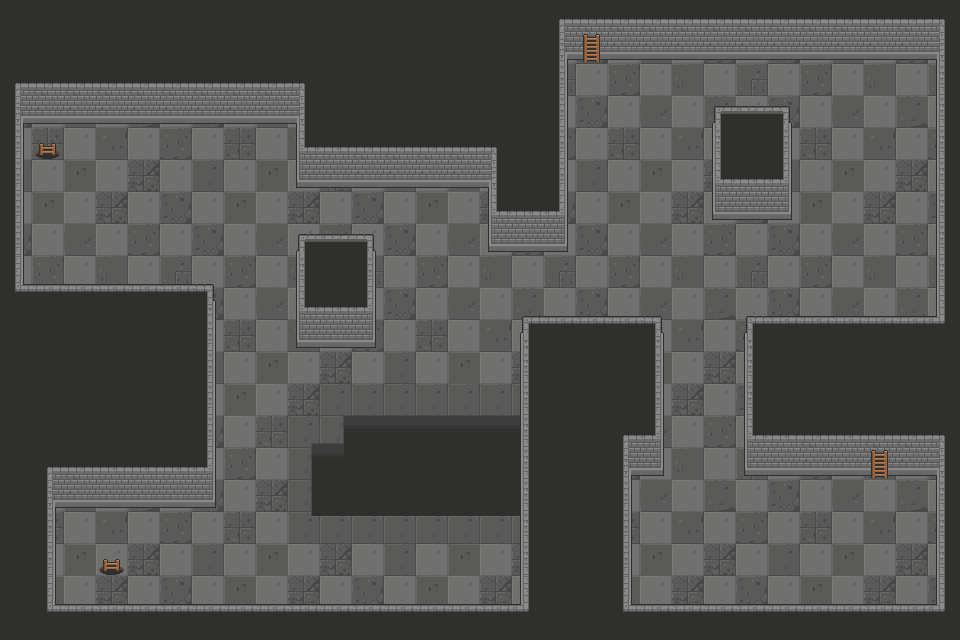

This is a level from a 2D game, rendered from its Tiled map with the project's own tilesets. A one-line summary and the complete map file follow:
An orthogonal 30x20 tile map with 32x32 px tiles, 3 tile layers (floor, walls, props) and 20 objects (Player, Door).

<map version="1.9" tiledversion="1.9.0" orientation="orthogonal" renderorder="right-down" width="30" height="20" tilewidth="32" tileheight="32" infinite="0" nextlayerid="7" nextobjectid="23">
 <tileset firstgid="1" source="../tilesets/Dungeon_Tileset.tsx" />
 <layer id="4" name="floor" width="30" height="20">
  <data encoding="csv">
96,91,96,93,96,105,96,91,96,93,96,105,96,91,96,93,96,105,96,91,96,93,96,105,96,91,96,93,96,105,
105,96,107,96,110,96,105,96,107,96,110,96,105,96,107,96,110,96,105,96,107,96,110,96,105,96,107,96,110,96,
96,90,96,92,96,94,96,90,96,92,96,94,96,90,96,92,96,94,96,90,96,92,96,94,96,90,96,92,96,94,
105,96,107,96,109,96,105,96,107,96,109,96,105,96,107,96,109,96,105,96,107,96,109,96,105,96,107,96,109,96,
96,106,96,108,96,110,96,106,96,108,96,110,96,106,96,108,96,110,96,106,96,108,96,110,96,106,96,108,96,110,
89,96,91,96,93,96,89,96,91,96,93,96,89,96,91,96,93,96,89,96,91,96,93,96,89,96,91,96,93,96,
96,91,96,93,96,105,96,91,96,93,96,105,96,91,96,93,96,105,96,91,96,93,96,105,96,91,96,93,96,105,
105,96,107,96,110,96,105,96,107,96,110,96,105,96,107,96,110,96,105,96,107,96,110,96,105,96,107,96,110,96,
96,90,96,92,96,94,96,90,96,92,96,94,96,90,96,92,96,94,96,90,96,92,96,94,96,90,96,92,96,94,
105,96,107,96,109,96,105,96,107,96,109,96,105,96,107,96,109,96,105,96,107,96,109,96,105,96,107,96,109,96,
96,106,96,108,96,110,96,106,96,108,96,110,96,106,96,108,96,110,96,106,96,108,96,110,96,106,96,108,96,110,
89,96,91,96,93,96,89,96,91,96,93,96,89,96,91,96,93,96,89,96,91,96,93,96,89,96,91,96,93,96,
96,91,96,93,96,105,96,91,96,93,134,135,136,137,138,137,138,105,96,91,96,93,96,105,96,91,96,93,96,105,
105,96,107,96,110,96,105,96,106,214,215,216,216,216,216,216,216,96,105,96,107,96,110,96,105,96,107,96,110,96,
96,90,96,92,96,94,96,90,96,230,231,232,232,232,232,232,232,94,96,90,96,92,96,94,96,90,96,92,96,94,
105,96,107,96,109,96,105,96,93,166,232,232,232,232,232,232,232,96,105,96,107,96,109,96,105,96,107,96,109,96,
96,106,96,108,96,110,96,106,96,199,178,179,178,179,178,179,180,110,96,106,96,108,96,110,96,106,96,108,96,110,
89,96,91,96,93,96,89,96,91,96,93,96,89,96,91,96,93,96,89,96,91,96,93,96,89,96,91,96,93,96,
96,91,96,93,96,105,96,91,96,93,96,105,96,91,96,93,96,105,96,91,96,93,96,105,96,91,96,93,96,105,
105,96,107,96,110,96,105,96,107,96,110,96,105,96,107,96,110,96,105,96,107,96,110,96,105,96,107,96,110,96
</data>
 </layer>
 <layer id="2" name="walls" width="30" height="20">
  <data encoding="csv">
18,18,18,18,18,18,18,18,18,18,18,18,18,18,18,18,18,4,5,5,5,5,5,5,5,5,5,5,5,6,
18,18,18,18,18,18,18,18,18,18,18,18,18,18,18,18,18,20,21,21,21,21,21,21,21,21,21,21,21,22,
4,5,5,5,5,5,5,5,5,6,18,18,18,18,18,18,18,19,0,0,0,0,0,0,0,0,0,0,0,17,
20,21,21,21,21,21,21,21,21,22,18,18,18,18,18,18,18,19,0,0,0,0,1,2,3,0,0,0,0,17,
19,0,0,0,0,0,0,0,0,33,34,5,5,5,5,6,18,19,0,0,0,0,17,18,19,0,0,0,0,17,
19,0,0,0,0,0,0,0,0,49,50,21,21,21,21,22,18,19,0,0,0,0,33,34,35,0,0,0,0,17,
19,0,0,0,0,0,0,0,0,0,0,0,0,0,0,33,34,35,0,0,0,0,49,50,51,0,0,0,0,17,
19,0,0,0,0,0,0,0,0,1,2,3,0,0,0,49,50,51,0,0,0,0,0,0,0,0,0,0,0,17,
36,37,37,37,37,37,98,0,0,17,18,19,0,0,0,0,0,0,0,0,0,0,0,0,0,0,0,0,0,17,
52,53,53,53,53,53,114,0,0,33,34,35,0,0,0,0,99,37,37,37,98,0,0,99,37,37,37,37,37,38,
18,18,18,18,18,18,19,0,0,49,50,51,0,0,0,0,115,53,53,53,114,0,0,115,53,53,53,53,53,54,
18,18,18,18,18,18,19,0,0,0,0,0,0,0,0,0,17,18,18,18,19,0,0,17,18,18,18,18,18,18,
18,18,18,18,18,18,19,0,0,0,0,0,0,0,0,0,17,18,18,18,19,0,0,17,18,18,18,18,18,18,
18,18,18,18,18,18,19,0,0,0,0,0,0,0,0,0,17,18,18,4,35,0,0,33,34,5,34,5,5,6,
18,4,5,34,34,34,35,0,0,0,0,0,0,0,0,0,17,18,18,20,51,0,0,49,50,21,50,21,21,22,
18,20,21,50,50,50,51,0,0,0,0,0,0,0,0,0,17,18,18,19,0,0,0,0,0,0,0,0,0,17,
18,19,0,0,0,0,0,0,0,0,0,0,0,0,0,0,17,18,18,19,0,0,0,0,0,0,0,0,0,17,
18,19,0,0,0,0,0,0,0,0,0,0,0,0,0,0,17,18,18,19,0,0,0,0,0,0,0,0,0,17,
18,36,37,37,37,37,37,37,37,37,37,37,37,37,37,37,38,18,18,36,37,37,37,37,37,37,37,37,37,38,
18,52,53,53,53,53,53,53,53,53,53,53,53,53,53,53,54,18,18,52,53,53,53,53,53,53,53,53,53,54
</data>
 </layer>
 <layer id="5" name="props" width="30" height="20">
  <data encoding="csv">
0,0,0,0,0,0,0,0,0,0,0,0,0,0,0,0,0,0,0,0,0,0,0,0,0,0,0,0,0,0,
0,0,0,0,0,0,0,0,0,0,0,0,0,0,0,0,0,0,213,0,0,0,0,0,0,0,0,0,0,0,
0,0,0,0,0,0,0,0,0,0,0,0,0,0,0,0,0,0,0,0,0,0,0,0,0,0,0,0,0,0,
0,0,0,0,0,0,0,0,0,0,0,0,0,0,0,0,0,0,0,0,0,0,0,0,0,0,0,0,0,0,
0,212,0,0,0,0,0,0,0,0,0,0,0,0,0,0,0,0,0,0,0,0,0,0,0,0,0,0,0,0,
0,0,0,0,0,0,0,0,0,0,0,0,0,0,0,0,0,0,0,0,0,0,0,0,0,0,0,0,0,0,
0,0,0,0,0,0,0,0,0,0,0,0,0,0,0,0,0,0,0,0,0,0,0,0,0,0,0,0,0,0,
0,0,0,0,0,0,0,0,0,0,0,0,0,0,0,0,0,0,0,0,0,0,0,0,0,0,0,0,0,0,
0,0,0,0,0,0,0,0,0,0,0,0,0,0,0,0,0,0,0,0,0,0,0,0,0,0,0,0,0,0,
0,0,0,0,0,0,0,0,0,0,0,0,0,0,0,0,0,0,0,0,0,0,0,0,0,0,0,0,0,0,
0,0,0,0,0,0,0,0,0,0,0,0,0,0,0,0,0,0,0,0,0,0,0,0,0,0,0,0,0,0,
0,0,0,0,0,0,0,0,0,0,0,0,0,0,0,0,0,0,0,0,0,0,0,0,0,0,0,0,0,0,
0,0,0,0,0,0,0,0,0,0,0,0,0,0,0,0,0,0,0,0,0,0,0,0,0,0,0,0,0,0,
0,0,0,0,0,0,0,0,0,0,0,0,0,0,0,0,0,0,0,0,0,0,0,0,0,0,0,0,0,0,
0,0,0,0,0,0,0,0,0,0,0,0,0,0,0,0,0,0,0,0,0,0,0,0,0,0,0,213,0,0,
0,0,0,0,0,0,0,0,0,0,0,0,0,0,0,0,0,0,0,0,0,0,0,0,0,0,0,0,0,0,
0,0,0,0,0,0,0,0,0,0,0,0,0,0,0,0,0,0,0,0,0,0,0,0,0,0,0,0,0,0,
0,0,0,212,0,0,0,0,0,0,0,0,0,0,0,0,0,0,0,0,0,0,0,0,0,0,0,0,0,0,
0,0,0,0,0,0,0,0,0,0,0,0,0,0,0,0,0,0,0,0,0,0,0,0,0,0,0,0,0,0,
0,0,0,0,0,0,0,0,0,0,0,0,0,0,0,0,0,0,0,0,0,0,0,0,0,0,0,0,0,0
</data>
 </layer>
 <objectgroup id="3" name="player">
  <object id="21" name="Player" x="87.0003" y="159">
   <point />
  </object>
  <object id="22" name="Door" x="32" y="128" width="32" height="32">
   <properties>
    <property name="to" value="room2" />
   </properties>
  </object>
 </objectgroup>
 <objectgroup id="6" name="Collision" visible="0">
  <object id="1" x="0" y="0" width="288" height="128" />
  <object id="2" x="288" y="0" width="288" height="192" />
  <object id="3" x="480" y="192" width="96" height="64" />
  <object id="4" x="0" y="128" width="32" height="160" />
  <object id="5" x="0" y="288" width="224" height="224" />
  <object id="6" x="0" y="512" width="64" height="128" />
  <object id="7" x="64" y="608" width="448" height="32" />
  <object id="9" x="640" y="320" width="32" height="160" />
  <object id="10" x="512" y="320" width="128" height="320" />
  <object id="11" x="640" y="608" width="320" height="32" />
  <object id="12" x="736" y="320" width="224" height="160" />
  <object id="13" x="928" y="480" width="32" height="128" />
  <object id="14" x="928" y="0" width="32" height="320" />
  <object id="15" x="576" y="0" width="352" height="64" />
  <object id="17" x="352" y="416" width="160" height="96" />
  <object id="18" x="320" y="448" width="32" height="64" />
  <object id="19" x="288" y="224" width="96" height="128" />
  <object id="20" x="704" y="96" width="96" height="128" />
 </objectgroup>
</map>
